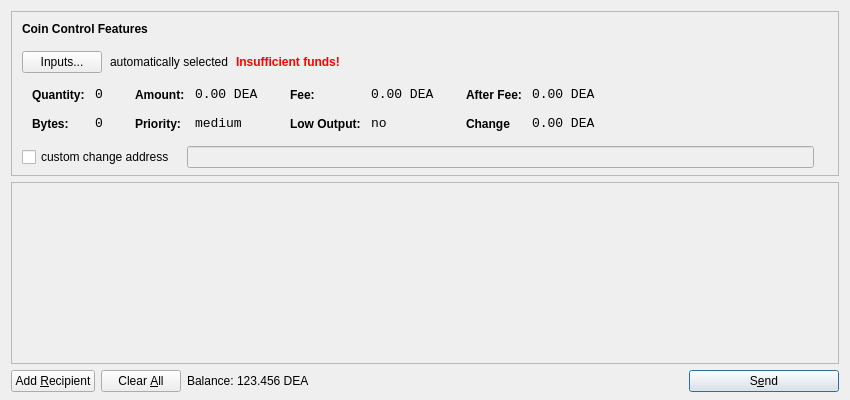
<?xml version="1.0" encoding="UTF-8"?>
<ui version="4.0">
 <class>SendCoinsDialog</class>
 <widget class="QDialog" name="SendCoinsDialog">
  <property name="geometry">
   <rect>
    <x>0</x>
    <y>0</y>
    <width>850</width>
    <height>400</height>
   </rect>
  </property>
  <property name="windowTitle">
   <string>Send Coins</string>
  </property>
  <layout class="QVBoxLayout" name="verticalLayout" stretch="0,1,0">
   <property name="bottomMargin">
    <number>8</number>
   </property>
   <item>
    <widget class="QFrame" name="frameCoinControl">
     <property name="sizePolicy">
      <sizepolicy hsizetype="Expanding" vsizetype="Expanding">
       <horstretch>0</horstretch>
       <verstretch>0</verstretch>
      </sizepolicy>
     </property>
     <property name="maximumSize">
      <size>
       <width>16777215</width>
       <height>16777215</height>
      </size>
     </property>
     <property name="frameShape">
      <enum>QFrame::StyledPanel</enum>
     </property>
     <property name="frameShadow">
      <enum>QFrame::Sunken</enum>
     </property>
     <layout class="QVBoxLayout" name="verticalLayoutCoinControl2">
      <property name="spacing">
       <number>-1</number>
      </property>
      <property name="leftMargin">
       <number>0</number>
      </property>
      <property name="topMargin">
       <number>0</number>
      </property>
      <property name="rightMargin">
       <number>0</number>
      </property>
      <property name="bottomMargin">
       <number>6</number>
      </property>
      <item>
       <layout class="QVBoxLayout" name="verticalLayoutCoinControl" stretch="0,0,0,0,1">
        <property name="spacing">
         <number>0</number>
        </property>
        <property name="leftMargin">
         <number>10</number>
        </property>
        <property name="topMargin">
         <number>10</number>
        </property>
        <item>
         <layout class="QHBoxLayout" name="horizontalLayoutCoinControl1">
          <property name="bottomMargin">
           <number>15</number>
          </property>
          <item>
           <widget class="QLabel" name="labelCoinControlFeatures">
            <property name="sizePolicy">
             <sizepolicy hsizetype="Preferred" vsizetype="Maximum">
              <horstretch>0</horstretch>
              <verstretch>0</verstretch>
             </sizepolicy>
            </property>
            <property name="font">
             <font>
              <weight>75</weight>
              <bold>true</bold>
             </font>
            </property>
            <property name="styleSheet">
             <string notr="true">font-weight:bold;</string>
            </property>
            <property name="text">
             <string>Coin Control Features</string>
            </property>
           </widget>
          </item>
         </layout>
        </item>
        <item>
         <layout class="QHBoxLayout" name="horizontalLayoutCoinControl2" stretch="0,0,0,0">
          <property name="spacing">
           <number>8</number>
          </property>
          <property name="bottomMargin">
           <number>10</number>
          </property>
          <item>
           <widget class="QPushButton" name="pushButtonCoinControl">
            <property name="styleSheet">
             <string notr="true"/>
            </property>
            <property name="text">
             <string>Inputs...</string>
            </property>
           </widget>
          </item>
          <item>
           <widget class="QLabel" name="labelCoinControlAutomaticallySelected">
            <property name="text">
             <string>automatically selected</string>
            </property>
            <property name="margin">
             <number>5</number>
            </property>
           </widget>
          </item>
          <item>
           <widget class="QLabel" name="labelCoinControlInsuffFunds">
            <property name="font">
             <font>
              <weight>75</weight>
              <bold>true</bold>
             </font>
            </property>
            <property name="styleSheet">
             <string notr="true">color:red;font-weight:bold;</string>
            </property>
            <property name="text">
             <string>Insufficient funds!</string>
            </property>
            <property name="margin">
             <number>5</number>
            </property>
           </widget>
          </item>
          <item>
           <spacer name="horizontalSpacerCoinControl">
            <property name="orientation">
             <enum>Qt::Horizontal</enum>
            </property>
            <property name="sizeHint" stdset="0">
             <size>
              <width>40</width>
              <height>1</height>
             </size>
            </property>
           </spacer>
          </item>
         </layout>
        </item>
        <item>
         <widget class="QWidget" name="widgetCoinControl" native="true">
          <property name="sizePolicy">
           <sizepolicy hsizetype="Preferred" vsizetype="Preferred">
            <horstretch>0</horstretch>
            <verstretch>0</verstretch>
           </sizepolicy>
          </property>
          <property name="minimumSize">
           <size>
            <width>0</width>
            <height>0</height>
           </size>
          </property>
          <property name="styleSheet">
           <string notr="true"/>
          </property>
          <layout class="QHBoxLayout" name="horizontalLayoutCoinControl5">
           <property name="margin">
            <number>0</number>
           </property>
           <item>
            <layout class="QHBoxLayout" name="horizontalLayoutCoinControl3" stretch="0,0,0,1">
             <property name="spacing">
              <number>20</number>
             </property>
             <property name="topMargin">
              <number>0</number>
             </property>
             <property name="bottomMargin">
              <number>10</number>
             </property>
             <item>
              <layout class="QFormLayout" name="formLayoutCoinControl1">
               <property name="horizontalSpacing">
                <number>10</number>
               </property>
               <property name="verticalSpacing">
                <number>14</number>
               </property>
               <property name="leftMargin">
                <number>10</number>
               </property>
               <property name="topMargin">
                <number>4</number>
               </property>
               <property name="rightMargin">
                <number>6</number>
               </property>
               <item row="0" column="0">
                <widget class="QLabel" name="labelCoinControlQuantityText">
                 <property name="styleSheet">
                  <string notr="true">font-weight:bold;</string>
                 </property>
                 <property name="text">
                  <string>Quantity:</string>
                 </property>
                 <property name="margin">
                  <number>0</number>
                 </property>
                </widget>
               </item>
               <item row="0" column="1">
                <widget class="QLabel" name="labelCoinControlQuantity">
                 <property name="font">
                  <font>
                   <family>Monospace</family>
                   <pointsize>10</pointsize>
                  </font>
                 </property>
                 <property name="cursor">
                  <cursorShape>IBeamCursor</cursorShape>
                 </property>
                 <property name="contextMenuPolicy">
                  <enum>Qt::ActionsContextMenu</enum>
                 </property>
                 <property name="text">
                  <string>0</string>
                 </property>
                 <property name="margin">
                  <number>0</number>
                 </property>
                 <property name="textInteractionFlags">
                  <set>Qt::LinksAccessibleByMouse|Qt::TextSelectableByKeyboard|Qt::TextSelectableByMouse</set>
                 </property>
                </widget>
               </item>
               <item row="1" column="0">
                <widget class="QLabel" name="labelCoinControlBytesText">
                 <property name="styleSheet">
                  <string notr="true">font-weight:bold;</string>
                 </property>
                 <property name="text">
                  <string>Bytes:</string>
                 </property>
                </widget>
               </item>
               <item row="1" column="1">
                <widget class="QLabel" name="labelCoinControlBytes">
                 <property name="font">
                  <font>
                   <family>Monospace</family>
                   <pointsize>10</pointsize>
                  </font>
                 </property>
                 <property name="cursor">
                  <cursorShape>IBeamCursor</cursorShape>
                 </property>
                 <property name="contextMenuPolicy">
                  <enum>Qt::ActionsContextMenu</enum>
                 </property>
                 <property name="text">
                  <string>0</string>
                 </property>
                 <property name="textInteractionFlags">
                  <set>Qt::LinksAccessibleByMouse|Qt::TextSelectableByKeyboard|Qt::TextSelectableByMouse</set>
                 </property>
                </widget>
               </item>
              </layout>
             </item>
             <item>
              <layout class="QFormLayout" name="formLayoutCoinControl2">
               <property name="horizontalSpacing">
                <number>10</number>
               </property>
               <property name="verticalSpacing">
                <number>14</number>
               </property>
               <property name="leftMargin">
                <number>6</number>
               </property>
               <property name="topMargin">
                <number>4</number>
               </property>
               <property name="rightMargin">
                <number>6</number>
               </property>
               <item row="0" column="0">
                <widget class="QLabel" name="labelCoinControlAmountText">
                 <property name="styleSheet">
                  <string notr="true">font-weight:bold;</string>
                 </property>
                 <property name="text">
                  <string>Amount:</string>
                 </property>
                 <property name="margin">
                  <number>0</number>
                 </property>
                </widget>
               </item>
               <item row="0" column="1">
                <widget class="QLabel" name="labelCoinControlAmount">
                 <property name="font">
                  <font>
                   <family>Monospace</family>
                   <pointsize>10</pointsize>
                  </font>
                 </property>
                 <property name="cursor">
                  <cursorShape>IBeamCursor</cursorShape>
                 </property>
                 <property name="contextMenuPolicy">
                  <enum>Qt::ActionsContextMenu</enum>
                 </property>
                 <property name="text">
                  <string>0.00 DEA</string>
                 </property>
                 <property name="textInteractionFlags">
                  <set>Qt::LinksAccessibleByMouse|Qt::TextSelectableByKeyboard|Qt::TextSelectableByMouse</set>
                 </property>
                </widget>
               </item>
               <item row="1" column="0">
                <widget class="QLabel" name="labelCoinControlPriorityText">
                 <property name="styleSheet">
                  <string notr="true">font-weight:bold;</string>
                 </property>
                 <property name="text">
                  <string>Priority:</string>
                 </property>
                </widget>
               </item>
               <item row="1" column="1">
                <widget class="QLabel" name="labelCoinControlPriority">
                 <property name="font">
                  <font>
                   <family>Monospace</family>
                   <pointsize>10</pointsize>
                  </font>
                 </property>
                 <property name="cursor">
                  <cursorShape>IBeamCursor</cursorShape>
                 </property>
                 <property name="contextMenuPolicy">
                  <enum>Qt::ActionsContextMenu</enum>
                 </property>
                 <property name="text">
                  <string>medium</string>
                 </property>
                 <property name="textInteractionFlags">
                  <set>Qt::LinksAccessibleByMouse|Qt::TextSelectableByKeyboard|Qt::TextSelectableByMouse</set>
                 </property>
                </widget>
               </item>
              </layout>
             </item>
             <item>
              <layout class="QFormLayout" name="formLayoutCoinControl3">
               <property name="horizontalSpacing">
                <number>10</number>
               </property>
               <property name="verticalSpacing">
                <number>14</number>
               </property>
               <property name="leftMargin">
                <number>6</number>
               </property>
               <property name="topMargin">
                <number>4</number>
               </property>
               <property name="rightMargin">
                <number>6</number>
               </property>
               <item row="0" column="0">
                <widget class="QLabel" name="labelCoinControlFeeText">
                 <property name="styleSheet">
                  <string notr="true">font-weight:bold;</string>
                 </property>
                 <property name="text">
                  <string>Fee:</string>
                 </property>
                 <property name="margin">
                  <number>0</number>
                 </property>
                </widget>
               </item>
               <item row="0" column="1">
                <widget class="QLabel" name="labelCoinControlFee">
                 <property name="font">
                  <font>
                   <family>Monospace</family>
                   <pointsize>10</pointsize>
                  </font>
                 </property>
                 <property name="cursor">
                  <cursorShape>IBeamCursor</cursorShape>
                 </property>
                 <property name="contextMenuPolicy">
                  <enum>Qt::ActionsContextMenu</enum>
                 </property>
                 <property name="text">
                  <string>0.00 DEA</string>
                 </property>
                 <property name="textInteractionFlags">
                  <set>Qt::LinksAccessibleByMouse|Qt::TextSelectableByKeyboard|Qt::TextSelectableByMouse</set>
                 </property>
                </widget>
               </item>
               <item row="1" column="0">
                <widget class="QLabel" name="labelCoinControlLowOutputText">
                 <property name="styleSheet">
                  <string notr="true">font-weight:bold;</string>
                 </property>
                 <property name="text">
                  <string>Low Output:</string>
                 </property>
                </widget>
               </item>
               <item row="1" column="1">
                <widget class="QLabel" name="labelCoinControlLowOutput">
                 <property name="font">
                  <font>
                   <family>Monospace</family>
                   <pointsize>10</pointsize>
                  </font>
                 </property>
                 <property name="cursor">
                  <cursorShape>IBeamCursor</cursorShape>
                 </property>
                 <property name="contextMenuPolicy">
                  <enum>Qt::ActionsContextMenu</enum>
                 </property>
                 <property name="text">
                  <string>no</string>
                 </property>
                 <property name="textInteractionFlags">
                  <set>Qt::LinksAccessibleByMouse|Qt::TextSelectableByKeyboard|Qt::TextSelectableByMouse</set>
                 </property>
                </widget>
               </item>
              </layout>
             </item>
             <item>
              <layout class="QFormLayout" name="formLayoutCoinControl4">
               <property name="horizontalSpacing">
                <number>10</number>
               </property>
               <property name="verticalSpacing">
                <number>14</number>
               </property>
               <property name="leftMargin">
                <number>6</number>
               </property>
               <property name="topMargin">
                <number>4</number>
               </property>
               <property name="rightMargin">
                <number>6</number>
               </property>
               <item row="0" column="0">
                <widget class="QLabel" name="labelCoinControlAfterFeeText">
                 <property name="styleSheet">
                  <string notr="true">font-weight:bold;</string>
                 </property>
                 <property name="text">
                  <string>After Fee:</string>
                 </property>
                 <property name="margin">
                  <number>0</number>
                 </property>
                </widget>
               </item>
               <item row="0" column="1">
                <widget class="QLabel" name="labelCoinControlAfterFee">
                 <property name="font">
                  <font>
                   <family>Monospace</family>
                   <pointsize>10</pointsize>
                  </font>
                 </property>
                 <property name="cursor">
                  <cursorShape>IBeamCursor</cursorShape>
                 </property>
                 <property name="contextMenuPolicy">
                  <enum>Qt::ActionsContextMenu</enum>
                 </property>
                 <property name="text">
                  <string>0.00 DEA</string>
                 </property>
                 <property name="textInteractionFlags">
                  <set>Qt::LinksAccessibleByMouse|Qt::TextSelectableByKeyboard|Qt::TextSelectableByMouse</set>
                 </property>
                </widget>
               </item>
               <item row="1" column="0">
                <widget class="QLabel" name="labelCoinControlChangeText">
                 <property name="styleSheet">
                  <string notr="true">font-weight:bold;</string>
                 </property>
                 <property name="text">
                  <string>Change</string>
                 </property>
                </widget>
               </item>
               <item row="1" column="1">
                <widget class="QLabel" name="labelCoinControlChange">
                 <property name="font">
                  <font>
                   <family>Monospace</family>
                   <pointsize>10</pointsize>
                  </font>
                 </property>
                 <property name="cursor">
                  <cursorShape>IBeamCursor</cursorShape>
                 </property>
                 <property name="contextMenuPolicy">
                  <enum>Qt::ActionsContextMenu</enum>
                 </property>
                 <property name="text">
                  <string>0.00 DEA</string>
                 </property>
                 <property name="textInteractionFlags">
                  <set>Qt::LinksAccessibleByMouse|Qt::TextSelectableByKeyboard|Qt::TextSelectableByMouse</set>
                 </property>
                </widget>
               </item>
              </layout>
             </item>
            </layout>
           </item>
          </layout>
         </widget>
        </item>
        <item>
         <layout class="QHBoxLayout" name="horizontalLayoutCoinControl4" stretch="0,0,0">
          <property name="spacing">
           <number>12</number>
          </property>
          <property name="sizeConstraint">
           <enum>QLayout::SetDefaultConstraint</enum>
          </property>
          <property name="topMargin">
           <number>5</number>
          </property>
          <property name="rightMargin">
           <number>5</number>
          </property>
          <item>
           <widget class="QCheckBox" name="checkBoxCoinControlChange">
            <property name="text">
             <string>custom change address</string>
            </property>
           </widget>
          </item>
          <item>
           <widget class="QLineEdit" name="lineEditCoinControlChange">
            <property name="enabled">
             <bool>false</bool>
            </property>
            <property name="sizePolicy">
             <sizepolicy hsizetype="Expanding" vsizetype="Fixed">
              <horstretch>0</horstretch>
              <verstretch>0</verstretch>
             </sizepolicy>
            </property>
           </widget>
          </item>
          <item>
           <widget class="QLabel" name="labelCoinControlChangeLabel">
            <property name="sizePolicy">
             <sizepolicy hsizetype="Preferred" vsizetype="Expanding">
              <horstretch>0</horstretch>
              <verstretch>0</verstretch>
             </sizepolicy>
            </property>
            <property name="minimumSize">
             <size>
              <width>0</width>
              <height>0</height>
             </size>
            </property>
            <property name="text">
             <string/>
            </property>
            <property name="margin">
             <number>3</number>
            </property>
           </widget>
          </item>
         </layout>
        </item>
        <item>
         <spacer name="verticalSpacerCoinControl">
          <property name="orientation">
           <enum>Qt::Vertical</enum>
          </property>
          <property name="sizeHint" stdset="0">
           <size>
            <width>800</width>
            <height>1</height>
           </size>
          </property>
         </spacer>
        </item>
       </layout>
      </item>
     </layout>
    </widget>
   </item>
   <item>
    <widget class="QScrollArea" name="scrollArea">
     <property name="widgetResizable">
      <bool>true</bool>
     </property>
     <widget class="QWidget" name="scrollAreaWidgetContents">
      <property name="geometry">
       <rect>
        <x>0</x>
        <y>0</y>
        <width>830</width>
        <height>165</height>
       </rect>
      </property>
      <layout class="QVBoxLayout" name="verticalLayout_2">
       <property name="margin">
        <number>0</number>
       </property>
       <item>
        <layout class="QVBoxLayout" name="entries">
         <property name="spacing">
          <number>6</number>
         </property>
        </layout>
       </item>
       <item>
        <spacer name="verticalSpacer">
         <property name="orientation">
          <enum>Qt::Vertical</enum>
         </property>
         <property name="sizeHint" stdset="0">
          <size>
           <width>20</width>
           <height>40</height>
          </size>
         </property>
        </spacer>
       </item>
      </layout>
     </widget>
    </widget>
   </item>
   <item>
    <layout class="QHBoxLayout" name="horizontalLayout">
     <item>
      <widget class="QPushButton" name="addButton">
       <property name="toolTip">
        <string>Send to multiple recipients at once</string>
       </property>
       <property name="text">
        <string>Add &amp;Recipient</string>
       </property>
       <property name="icon">
        <iconset resource="../bitcoin.qrc">
         <normaloff>:/icons/add</normaloff>:/icons/add</iconset>
       </property>
       <property name="autoDefault">
        <bool>false</bool>
       </property>
      </widget>
     </item>
     <item>
      <widget class="QPushButton" name="clearButton">
       <property name="sizePolicy">
        <sizepolicy hsizetype="Minimum" vsizetype="Fixed">
         <horstretch>0</horstretch>
         <verstretch>0</verstretch>
        </sizepolicy>
       </property>
       <property name="toolTip">
        <string>Remove all transaction fields</string>
       </property>
       <property name="text">
        <string>Clear &amp;All</string>
       </property>
       <property name="icon">
        <iconset resource="../bitcoin.qrc">
         <normaloff>:/icons/remove</normaloff>:/icons/remove</iconset>
       </property>
       <property name="autoRepeatDelay">
        <number>300</number>
       </property>
       <property name="autoDefault">
        <bool>false</bool>
       </property>
      </widget>
     </item>
     <item>
      <layout class="QHBoxLayout" name="horizontalLayout_2">
       <property name="spacing">
        <number>3</number>
       </property>
       <item>
        <widget class="QLabel" name="label">
         <property name="sizePolicy">
          <sizepolicy hsizetype="Preferred" vsizetype="Fixed">
           <horstretch>0</horstretch>
           <verstretch>0</verstretch>
          </sizepolicy>
         </property>
         <property name="text">
          <string>Balance:</string>
         </property>
        </widget>
       </item>
       <item>
        <widget class="QLabel" name="labelBalance">
         <property name="sizePolicy">
          <sizepolicy hsizetype="Preferred" vsizetype="Fixed">
           <horstretch>0</horstretch>
           <verstretch>0</verstretch>
          </sizepolicy>
         </property>
         <property name="cursor">
          <cursorShape>IBeamCursor</cursorShape>
         </property>
         <property name="text">
          <string>123.456 DEA</string>
         </property>
         <property name="textInteractionFlags">
          <set>Qt::LinksAccessibleByMouse|Qt::TextSelectableByKeyboard|Qt::TextSelectableByMouse</set>
         </property>
        </widget>
       </item>
      </layout>
     </item>
     <item>
      <spacer name="horizontalSpacer">
       <property name="orientation">
        <enum>Qt::Horizontal</enum>
       </property>
       <property name="sizeHint" stdset="0">
        <size>
         <width>40</width>
         <height>20</height>
        </size>
       </property>
      </spacer>
     </item>
     <item>
      <widget class="QPushButton" name="sendButton">
       <property name="minimumSize">
        <size>
         <width>150</width>
         <height>0</height>
        </size>
       </property>
       <property name="toolTip">
        <string>Confirm the send action</string>
       </property>
       <property name="text">
        <string>S&amp;end</string>
       </property>
       <property name="icon">
        <iconset resource="../bitcoin.qrc">
         <normaloff>:/icons/send</normaloff>:/icons/send</iconset>
       </property>
       <property name="default">
        <bool>true</bool>
       </property>
      </widget>
     </item>
    </layout>
   </item>
  </layout>
 </widget>
 <resources>
  <include location="../bitcoin.qrc"/>
 </resources>
 <connections/>
</ui>
